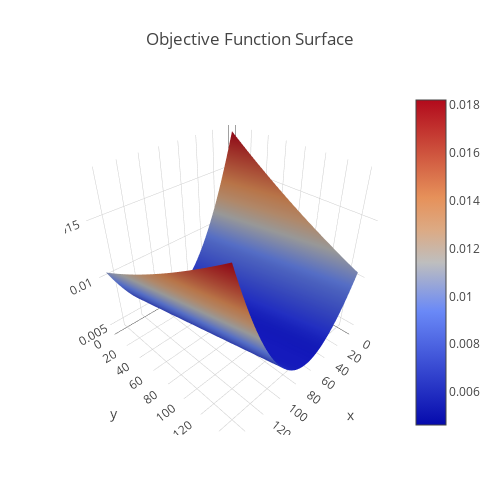

Source (notebook cell):
### Code cell
'''Plot the objective function around the minimum'''
#!pip install plotly

(x_vec, y_vec, z_mtrx) = get_objective_function(a_mtrx, x_vec, b_vec)

import plotly
import plotly.graph_objs as go

plotly.offline.init_notebook_mode(connected=True)

data = [ go.Surface(z=z_mtrx) ]
layout = go.Layout(
        title='Objective Function Surface',
        autosize=False,
        width=500,
        height=500,
        margin=dict(
            l=65,
            r=50,
            b=65,
            t=90
        )
    )

plotly.offline.iplot({
    "data": [go.Surface(z=z_mtrx)],
    "layout": go.Layout(
        title='Objective Function Surface',
        autosize=False,
        width=500,
        height=500,
        margin=dict(
            l=65,
            r=50,
            b=65,
            t=90
        ))
})

### Figure 1 — Plotly figure (JSON) as saved in the notebook; plotly's stock layout.template omitted (floating-point values rounded to 4 significant figures; data arrays with more than 128 entries replaced by an {"elided": "..."} marker saying what was removed)
{"data": [{"type": "surface", "uid": "fd3cfc9f-b401-4450-bb8f-d8e7276ee5a0", "z": {"elided": "150x150 float values"}}], "layout": {"autosize": false, "height": 500, "margin": {"b": 65, "l": 65, "r": 50, "t": 90}, "title": "Objective Function Surface", "width": 500}}
